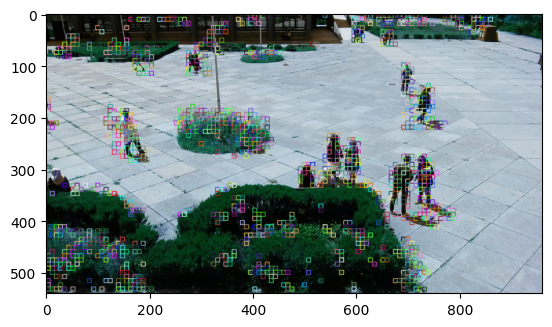
#> input picture 2.png, 552 x 327 px, given in place of image072.png, which was not available; the run also reads 1 picture not shown here
$ python projet.py
#> lines starting #> are read from the running program, lines starting #| are printed output that depends on the picture; pictures that were not available may be replaced by others from this repository, and a replacement may not be noted
import cv2
import numpy as np
from math import inf
import time
from PIL import Image, ImageDraw, ImageFilter

def MSE(bloc1, bloc2):
    block1, block2 = np.array(bloc1), np.array(bloc2)
    return np.square(np.subtract(block1, block2)).mean()

def new_mse(old_mse,new_mse):
    if old_mse>new_mse:
        return new_mse
    else:
        return old_mse

def mse_blocks(origin_x, origin_y, step):
    # Block au même endroit
    mse_x, mse_y = origin_x, origin_y
    min_mse = MSE(block1, grayImg1[origin_x:origin_x + 16, origin_y:origin_y + 16])
    A.append((origin_y, origin_x))

    # Blocks autour du block central
    for i in range(-1, 2):
        for j in range(-1, 2):
            if i == 0 and j == 0:
                continue  # On a déjà traité le block central

            x, y = origin_x + i * step, origin_y + j * step
            block = grayImg1[x:x + 16, y:y + 16]
            new_mse = MSE(block1, block)
            if new_mse < min_mse:
                mse_x, mse_y = x, y
                min_mse = new_mse
            A.append((y, x))

    return min_mse,(mse_x, mse_y)


img1 = cv2.imread("image072.png")
#> img1 is the input picture: shape (327, 552, 3); mean B, G, R 156.9, 155.7, 142.4
img2 = cv2.imread("image092.png")
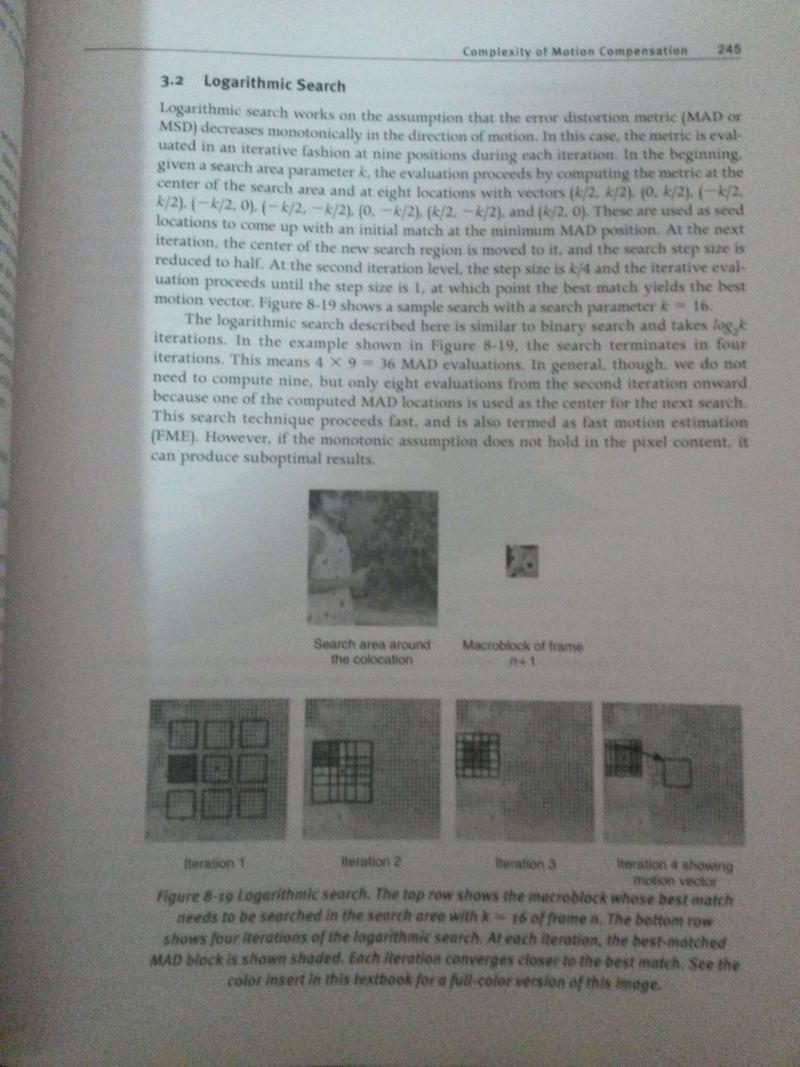
#> input picture Document.jpg, 800 x 1067 px, given in place of image092.png, which was not available
#> img2 is the input picture: shape (1067, 800, 3); mean B, G, R 135, 137, 134.3
img3= cv2.imread('new_image.png')

# add borders
image_bordered = cv2.copyMakeBorder(src=img1,top=64, bottom=64, left=64, right=64, borderType=cv2.BORDER_CONSTANT)
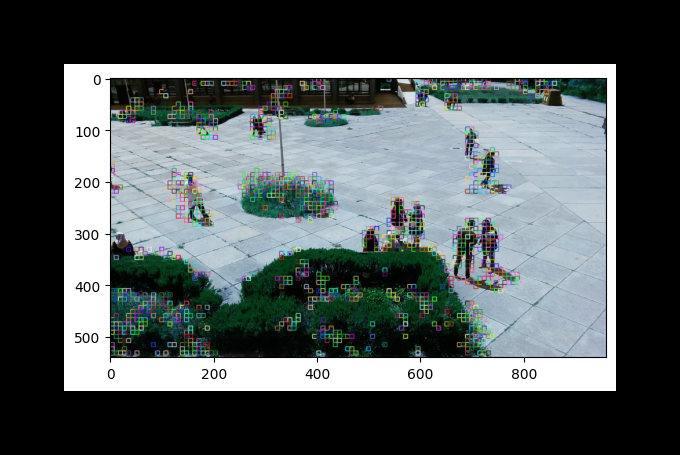
#> image_bordered: shape (455, 680, 3); mean B, G, R 91.5, 90.8, 83.1
# les images sont en gris
grayImg1 = cv2.cvtColor(image_bordered , cv2.COLOR_BGR2GRAY)
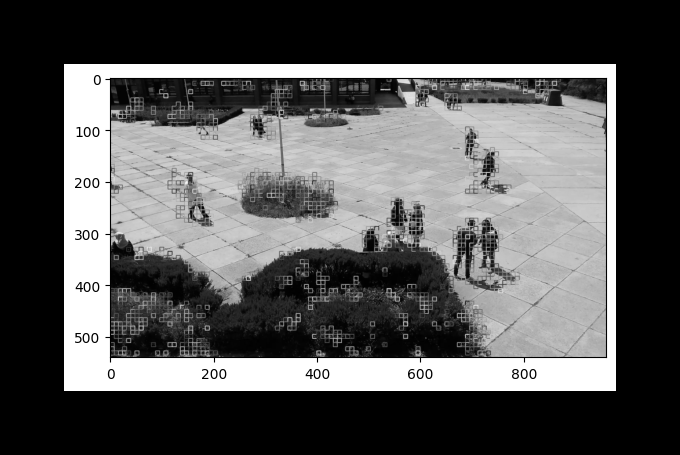
#> grayImg1: shape (455, 680); min 0, max 255, mean 88.6
grayImg2 = cv2.cvtColor(img2, cv2.COLOR_BGR2GRAY)
grayImg3= cv2.cvtColor(img3, cv2.COLOR_BGR2GRAY)
#> grayImg3: shape (1080, 1920); every value is 0

file_coordonner=[]
file_coordonner1=[]
A=[]

tps1 = time.time()
for i in range (0,grayImg2.shape[0]-16,16): #colonne with step 16
    for j in range (0,grayImg2.shape[1]-16,16): #ligne
           block1 = grayImg2[i:i + 16,j:j + 16]
           min = inf
           origin_x=i+64
           origin_y=j+64
           step=32
           while(step>=1):
#> (the run stopped early here; a loop or call above may not have finished)
